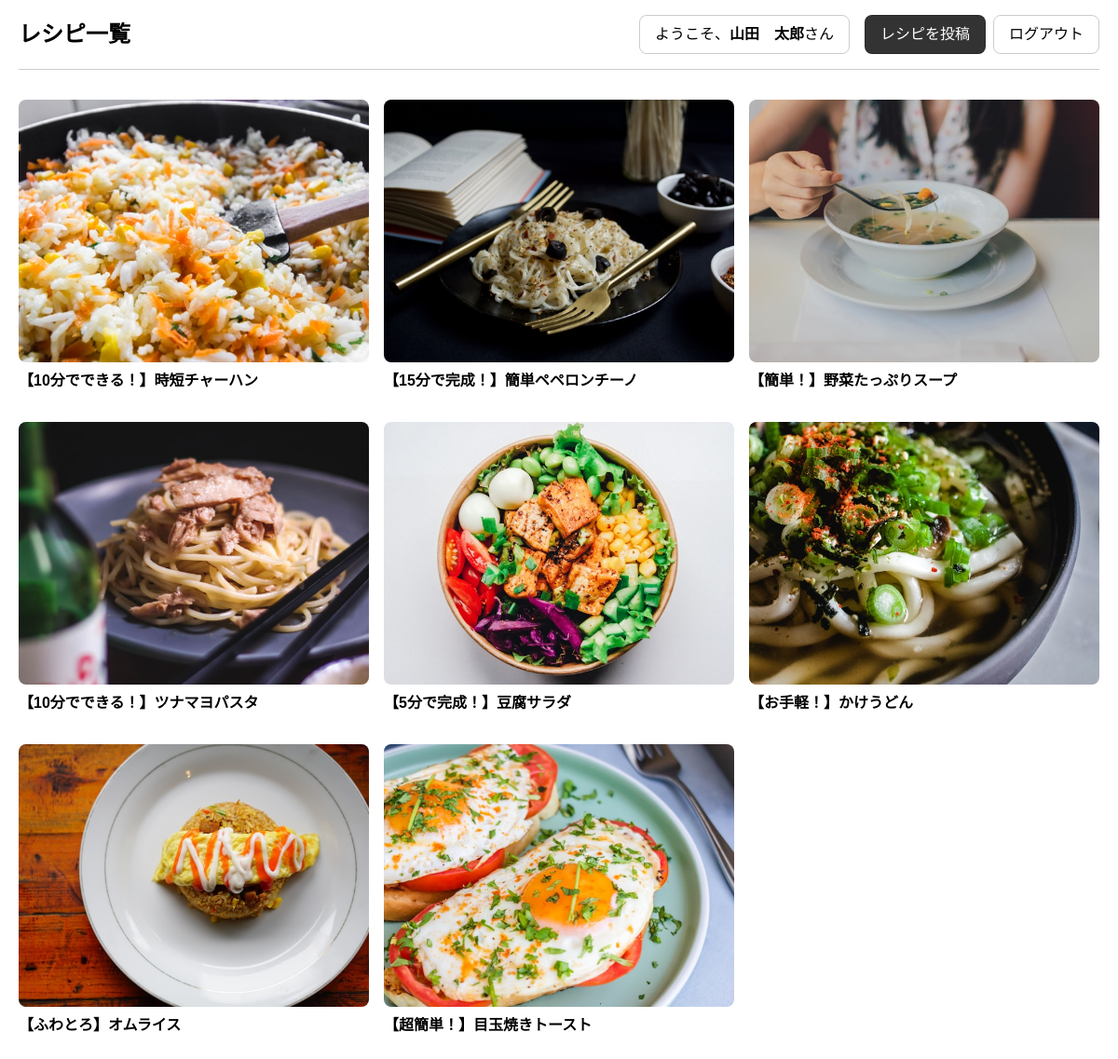
Page /index.php (signed in) on the committed database.
### tables this page shows
CREATE TABLE `recipes` (
  `id` int(11) NOT NULL,
  `user_id` int(11) NOT NULL,
  `title` varchar(255) NOT NULL,
  `ingredients` text NOT NULL,
  `instructions` text NOT NULL,
  `image` varchar(255) DEFAULT NULL,
  `created_at` datetime DEFAULT current_timestamp()
);

### index.php (called while the page is built)
<?php
include_once dirname(__FILE__) . '/model/functions.php';
$sql = 'SELECT * FROM recipes';
$recipes = getData($dbname, $user, $password, $sql);
$recipes = $recipes ?? [];
include_once dirname(__FILE__) . '/view/index-view.php';

### model/functions.php (called while the page is built, shortened)
<?php
function connectDb($dbname, $user, $password)
{
    try {
        $dbh = new PDO($dbname, $user, $password);
        $dbh->setAttribute(PDO::ATTR_ERRMODE, PDO::ERRMODE_EXCEPTION);
        return $dbh;
    } catch (PDOException $e) {
        die('接続に失敗しました: ' . $e->getMessage());
    }
}
function getData($dbname, $user, $password, $sql)
{
    $dbh = connectDb($dbname, $user, $password);
    try {
        $stmt = $dbh->query($sql);
        $data = [];
        while ($row = $stmt->fetch(PDO::FETCH_ASSOC)) {
            $data[] = $row;
        }
        return $data;
    } catch (PDOException $e) {
        die('SQL実行エラー: ' . $e->getMessage());
    }
}

### view/index-view.php (the view, shortened to what this page needs)
<!DOCTYPE html>
<html lang="ja">
<?php
include_once __DIR__ . '../../components/head.php';
?>
<body>
    <?php include_once __DIR__ . '../../components/header.php'; ?>
    <main>
        <ul class="recipe-items">
            <?php foreach ($recipes as $recipe): ?>
                <?php
                $file_path = !empty($recipe['image'])
                    ? __DIR__ . '/../uploads/' . htmlspecialchars($recipe['image'])
                    : '';
                ?>
                <li>
                    <a class="recipe-item" href="recipe.php?id=<?= $recipe['id'] ?>">
                        <?php if (!empty($recipe['image']) && file_exists($file_path)): ?>
                            <img src="uploads/<?= htmlspecialchars($recipe['image']) ?>" alt="レシピ画像">
                        <?php else: ?>
                            <div class="no-image"></div>
                        <?php endif; ?>
                        <h3><?= htmlspecialchars($recipe['title']) ?></h3>
                    </a>
                </li>
            <?php endforeach; ?>
        </ul>
    </main>
</body>
</html>

### assets/css/style.css (style rules this page uses)
html { line-height: 1.5; }
body { font-family: Arial, sans-serif; padding-inline: 20px; padding-bottom: 80px; }
main { display: grid; gap:4rem; }
ul { list-style-type: none; padding: 0; }
img { width: 100%; border-radius: .5rem; aspect-ratio: 4/3; object-fit: cover; }
.recipe-items { display: grid; grid-template-columns: repeat(auto-fill, minmax(280px, 1fr)); gap:2rem 1rem ; }

### rows in the picture
recipes: image (picture), title "【10分でできる！】時短チャーハン"
recipes: image (picture), title "【15分で完成！】簡単ペペロンチーノ"
recipes: image (picture), title "【簡単！】野菜たっぷりスープ"
recipes: image (picture), title "【10分でできる！】ツナマヨパスタ"
recipes: image (picture), title "【5分で完成！】豆腐サラダ"
recipes: image (picture), title "【お手軽！】かけうどん"
recipes: image (picture), title "【ふわとろ】オムライス"
recipes: image (picture), title "【超簡単！】目玉焼きトースト"

### other values in the picture
$userName "山田 太郎"
